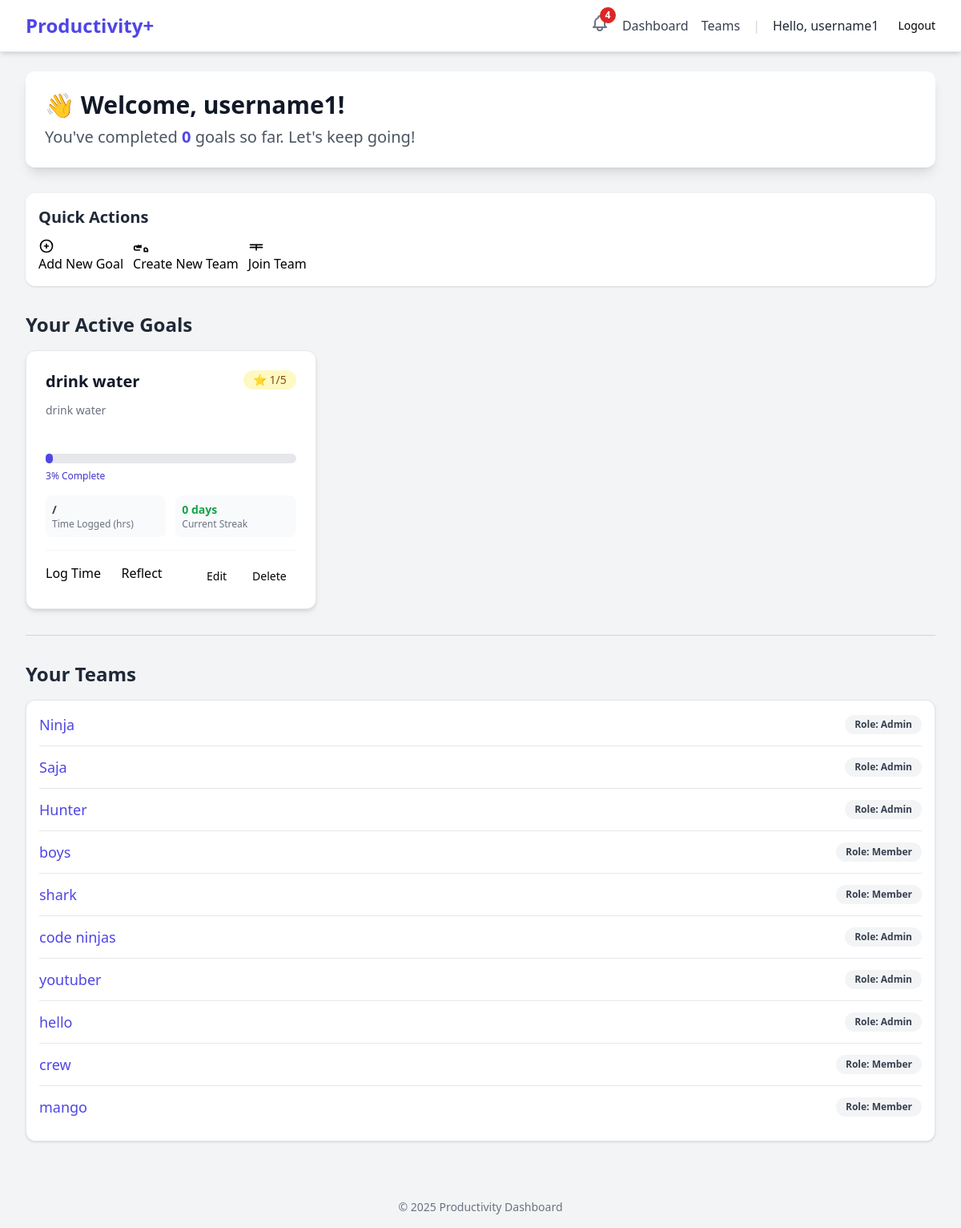
The app's page /dashboard/ (signed in) with its own data.
### users/models.py (models this page shows, shortened)
class CustomUser(AbstractUser):
    class Role(models.TextChoices):
        USER = 'USER', 'User'
        ADMIN = 'ADMIN', 'Admin'
    role = models.CharField(max_length=50, choices=Role.choices, default=Role.USER)
    email = models.EmailField(unique=True)
    created_at = models.DateTimeField(auto_now_add=True)

### dashboard/models.py (models this page shows, shortened)
class Goal(models.Model):
    user = models.ForeignKey(
        settings.AUTH_USER_MODEL,
        on_delete=models.CASCADE,
        related_name='goals'
    )
    title = models.CharField(max_length=255)
    description = models.TextField(blank=True, null=True)
    start_date = models.DateField()
    end_date = models.DateField(blank=True, null=True)
    target_time = models.DurationField(
        help_text="Target time to spend (e.g., '10:00:00' for 10 hours)"
    )
    real_time = models.DurationField(
        default=timedelta(seconds=0),
        help_text="Actual time spent so far"
    )
    completed = models.BooleanField(default=False)
    created_at = models.DateTimeField(auto_now_add=True)
    updated_at = models.DateTimeField(null=True)
    days_of_the_week = models.CharField(max_length=7, blank=True)
    importance_level = models.PositiveSmallIntegerField(
        default=1,
        validators = [MinValueValidator(1), MaxValueValidator(5)])

### teams/models.py (models this page shows, shortened)
class TeamMember(models.Model):
    class Role(models.TextChoices):
        MEMBER = 'MEMBER', 'Member'
        ADMIN = 'ADMIN', 'Admin' # Or 'Leader'
    user = models.ForeignKey(settings.AUTH_USER_MODEL, on_delete=models.CASCADE)
    team = models.ForeignKey(Team, on_delete=models.CASCADE)
    role = models.CharField(max_length=50, choices=Role.choices, default=Role.MEMBER)
    created_at = models.DateTimeField(auto_now_add=True)
    class Meta:
        unique_together = ('user', 'team')

class Team(models.Model):
    team_name = models.CharField(max_length=255)
    team_desc = models.TextField(blank=True, null=True, help_text="Description")
    members = models.ManyToManyField(
        settings.AUTH_USER_MODEL,
        through='TeamMember',
        related_name='teams'
    )
    created_at = models.DateTimeField(auto_now_add=True)

### dashboard/views.py (the view)
# urls.py: path('', views.dashboard_view, name='dashboard_view'),
@login_required
def dashboard_view(request):
    user_goals = Goal.objects.filter(user=request.user).order_by('-created_at')
    goals_with_progress = []
    completed_goals_count = 0
    today = date.today()
    for goal in user_goals:
        target_time_minutes = goal.target_time.total_seconds() / 60 if goal.target_time else 0
        real_time_minutes = goal.real_time.total_seconds() / 60 if goal.real_time else 0
        if target_time_minutes > 0:
            progress_percentage = min(100, int((real_time_minutes / target_time_minutes) * 100))
        else:
            progress_percentage = 0
        if goal.completed:
            completed_goals_count += 1
        current_streak = 0
        goal_log_dates = TimeLog.objects.filter(
            goal=goal
        ).dates('log_date', 'day')
        logged_dates_set = set(goal_log_dates)
        check_date = today
        if today not in logged_dates_set:
            check_date = today - timedelta(days=1)
        while check_date in logged_dates_set:
            current_streak += 1
            check_date -= timedelta(days=1)
        goals_with_progress.append({
            'goal': goal,
            'progress_percentage': progress_percentage,
            'current_streak': current_streak,
        })
    user_teams = request.user.teammember_set.all()
    context = {
        'goals_with_progress': goals_with_progress,
        'completed_goals_count': completed_goals_count,
        'user_teams': user_teams,
    }
    return render(request, 'dashboard/dashboard.html', context)

### users/context_processors.py (called while the page is built)
def unread_notifications(request):
    if request.user.is_authenticated:
        notifications = Notification.objects.filter(
            user=request.user,
            is_read=False
        )
        return {
            'unread_notifications': notifications,
            'unread_notification_count': notifications.count()
        }
    return {}

### templates/dashboard/dashboard.html (shortened to what this page needs)
{% extends "base.html" %}
{% block content %}
<div class="max-w-7xl mx-auto py-6 sm:px-6 lg:px-8">
    <div class="dashboard-header mb-8 p-6 bg-white rounded-xl shadow-lg">
        <h2 class="text-3xl font-extrabold text-gray-900">👋 Welcome, {{ user.username }}!</h2>
        <p class="mt-2 text-xl text-gray-600">You've completed <span class="font-bold text-indigo-600">{{ completed_goals_count }}</span> goals so far. Let's keep going!</p>
    </div>
    <div class="actions-section mb-8 p-4 bg-white rounded-xl shadow">
        <h3 class="text-xl font-semibold mb-3 text-gray-800">Quick Actions</h3>
        <div class="flex flex-wrap gap-3">
            <a href="{% url 'dashboard:goal_create' %}" class="button button-primary">
                <svg class="w-5 h-5 mr-2" fill="none" stroke="currentColor" viewBox="0 0 24 24" xmlns="http://www.w3.org/2000/svg"><path stroke-linecap="round" stroke-linejoin="round" stroke-width="2" d="M12 9v3m0 0v3m0-3h3m-3 0H9m12 0a9 9 0 11-18 0 9 9 0 0118 0z"></path></svg>
                Add New Goal
            </a>
            <a href="{% url 'teams:team_create' %}" class="button button-secondary">
                Create New Team
            </a>
            <a href="{% url 'teams:team_list' %}" class="button button-secondary">
                <svg class="w-5 h-5 mr-2" fill="none" stroke="currentColor" viewBox="0 0 24 24" xmlns="http://www.w3.org/2000/svg"><path stroke-linecap="round" stroke-linejoin="round" stroke-width="2" d="M3 10h18M3 14h18m-9-4v8"></path></svg>
                Join Team
            </a>
        </div>
    </div>
    <div class="active-goals-section mb-8">
        <h3 class="text-2xl font-bold mb-4 text-gray-800">Your Active Goals</h3>
        {% if goals_with_progress %}
            <div class="grid grid-cols-1 md:grid-cols-2 lg:grid-cols-3 gap-6">
                {% for item in goals_with_progress %}
                <div class="goal-card bg-white p-6 rounded-xl border border-gray-200 shadow-md">
                    <div class="flex justify-between items-start mb-3">
                        <h4 class="text-xl font-semibold text-gray-900">{{ item.goal.title }}</h4>
                        <span class="inline-flex items-center px-3 py-0.5 rounded-full text-sm font-medium bg-yellow-100 text-yellow-800">
                            ⭐ {{ item.goal.importance_level }}/5
                        </span>
                    </div>
                    <p class="text-sm text-gray-500 mb-4 h-12 overflow-hidden">{{ item.goal.description|truncatechars:80 }}</p>
                    <div class="progress-bar-container w-full bg-gray-200 rounded-full h-3 mb-2">
                        <div class="progress-bar h-3 rounded-full bg-indigo-600" style="width: {{ item.progress_percentage }}%;"></div>
                    </div>
                    <p class="text-xs font-medium text-indigo-700 mb-4">{{ item.progress_percentage }}% Complete</p>
                    <div class="grid grid-cols-2 gap-3 mb-4 text-sm text-gray-700">
                        <div class="p-2 bg-gray-50 rounded-lg">
                            <span class="block font-bold">{{ item.goal.real_time|floatformat:1 }} / {{ item.goal.target_time|floatformat:1 }}</span>
                            <span class="block text-xs text-gray-500">Time Logged (hrs)</span>
                        </div>
                        <div class="p-2 bg-gray-50 rounded-lg">
                            <span class="block font-bold text-green-600">{{ item.current_streak }} days</span>
                            <span class="block text-xs text-gray-500">Current Streak</span>
                        </div>
                    </div>
                    <div class="flex flex-wrap gap-2 pt-4 border-t border-gray-100">
                        <a href="{% url 'dashboard:time_log' goal_id=item.goal.id %}" class="button button-log flex-1">Log Time</a>
                        <a href="javascript:void(0)" class="button button-reflect flex-1" data-goal-id="{{ item.goal.id }}">
                            Reflect
                        </a>
                        <a href="{% url 'dashboard:goal_edit' goal_id=item.goal.id %}"
                        class="button button-secondary px-3 py-1.5 text-sm">
                            Edit
                        </a>
                        <a href="{% url 'dashboard:goal_delete' goal_id=item.goal.id %}"
                        class="button button-danger px-3 py-1.5 text-sm"
                        onclick="return confirm('Are you sure you want to delete {{ item.goal.title }}? This action cannot be undone.')">
                            Delete
                        </a>
                    </div>
                </div>
                {% endfor %}
            </div>
        {% else %}
            <div class="p-8 text-center bg-white rounded-xl shadow border border-gray-200">
                <p class="text-lg text-gray-500">You currently have no active goals.</p>
                <a href="{% url 'dashboard:goal_create' %}" class="mt-4 button button-primary">Start Your First Goal!</a>
            </div>
        {% endif %}
    </div>
    <hr class="my-8 border-gray-300">
    <div class="teams-section">
        <h3 class="text-2xl font-bold mb-4 text-gray-800">Your Teams</h3>
        {% if user_teams %}
            <ul class="space-y-3 p-4 bg-white rounded-xl shadow border border-gray-200">
            {% for membership in user_teams %}
                <li class="flex justify-between items-center border-b pb-3 last:border-b-0">
                    <a href="{% url 'teams:team_dashboard' team_id=membership.team.id %}" class="text-lg font-medium text-indigo-600 hover:text-indigo-800">
                        {{ membership.team.team_name }}
                    </a>
                    <span class="px-3 py-1 text-xs font-semibold rounded-full bg-gray-100 text-gray-700">
                        Role: {{ membership.get_role_display }}
                    </span>
                </li>
            {% endfor %}
            </ul>
        {% else %}
            <div class="p-4 bg-white rounded-xl shadow border border-gray-200">
                <p class="text-gray-500">You are not currently a member of any teams.</p>
            </div>
        {% endif %}
    </div>
</div>
{% endblock %}

### templates/base.html (shortened to what this page needs)
{% load static %}
<!DOCTYPE html>
<html lang="en">
<head>
    <script src="https://cdn.tailwindcss.com"></script>
</head>
<body class="bg-gray-100 font-sans">
    <nav class="bg-white shadow-md border-b border-gray-200">
        <div class="max-w-7xl mx-auto px-4 sm:px-6 lg:px-8">
            <div class="flex justify-between items-center h-16">
                <div class="flex-shrink-0">
                    <a href="{% url 'index' %}" class="text-2xl font-bold text-indigo-600">Productivity+</a>
                </div>
                <div class="flex items-center space-x-4">
                    {% if user.is_authenticated %}
                    <div class="relative">
                        <button id="notification-bell" class="text-gray-500 hover:text-gray-700">
                        </button>
                        {% if unread_notification_count > 0 %}
                        <span class="absolute -top-2 -right-2 flex h-5 w-5 items-center justify-center rounded-full bg-red-600 text-xs font-bold text-white">
                            {{ unread_notification_count }}
                        </span>
                        {% endif %}
                        </div>
                        <a href="{% url 'dashboard:dashboard_view' %}" class="text-gray-700 hover:text-indigo-600">Dashboard</a>
                        <a href="{% url 'teams:team_list' %}" class="text-gray-700 hover:text-indigo-600">Teams</a>
                        <span class="text-gray-300">|</span>
                        <span class="text-gray-800 font-medium">Hello, {{ user.username }}</span>
                        <form method="post" action="{% url 'logout' %}" class="flex items-center">
                            <button type="submit" class="ml-2 button button-secondary-danger text-sm">
                                Logout
                            </button>
                        </form>
                    {% else %}
                        <a href="{% url 'login' %}" class="button button-primary">Login</a>
                        <a href="{% url 'register' %}" class="button button-secondary">Sign Up</a>
                    {% endif %}
                </div>
            </div>
        </div>
    </nav>
    <main>
        {% block content %}
        {% endblock %}
    </main>
    <footer class="text-center py-4 mt-8 text-gray-500 text-sm">
        &copy; {% now "Y" %} Productivity Dashboard
    </footer>
</body>
</html>

### templates/dashboard/dashboard.html (style rules this page uses)
body { font-family: 'Inter', sans-serif; background-color: #f7f7f9; }
.goal-card, .teams-section { transition: transform 0.2s, box-shadow 0.2s; }

### records on screen
CustomUser: username "username1"
Goal: goal "drink water", goal.importance_level "1", goal.description "drink water", progress_percentage "3", current_streak "0"
TeamMember: team.team_name "Ninja", role "Admin"
TeamMember: team.team_name "Saja", role "Admin"
TeamMember: team.team_name "Hunter", role "Admin"
TeamMember: team.team_name "boys", role "Member"
TeamMember: team.team_name "shark", role "Member"
TeamMember: team.team_name "code ninjas", role "Admin"
TeamMember: team.team_name "youtuber", role "Admin"
TeamMember: team.team_name "hello", role "Admin"
TeamMember: team.team_name "crew", role "Member"
TeamMember: team.team_name "mango", role "Member"

### other values on screen
{{ unread_notification_count }} "4"
{{ completed_goals_count }} "0"
